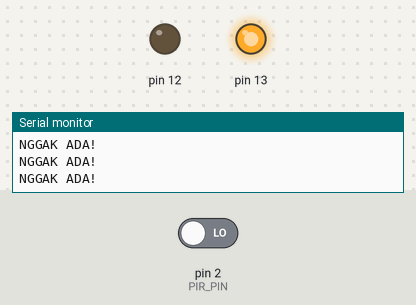
Bench run of a sketch on a simulated Arduino Uno, built with avr-gcc and run on an emulated ATmega328P. On the bench: output pins drawn as LEDs (lit = HIGH), the last lines printed to the serial monitor. Inputs (shaded band) come from the test bench; at power-on: pin 2 (PIR_PIN) LOW.

Above: at 1.3 s.
1.4 s: pin 2 (PIR_PIN) driven HIGH
At 1.7 s:
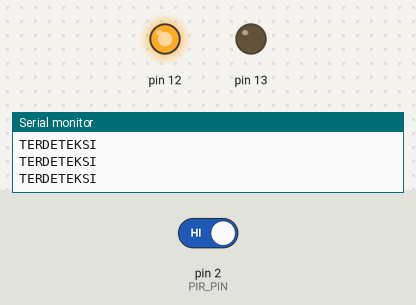
2.9 s: pin 2 (PIR_PIN) driven LOW
At 4.1 s:
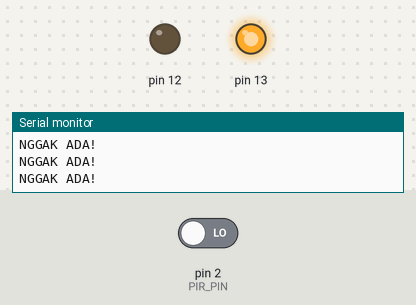
Timing chart, 0 to 5.9 s (numbered marks = the images above; inputs shaded):
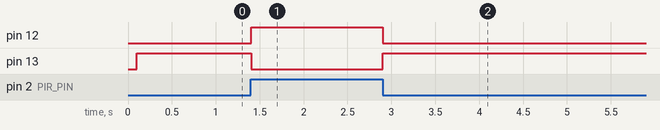

Measured:
- after the input at 1.4 s, pin 12: LOW → HIGH at once; pin 13: HIGH → LOW at once
- after the input at 2.9 s, pin 12: HIGH → LOW at once; pin 13: LOW → HIGH at once

The sketch:

MODUL2_TUGAS_KEL24_ROBOTIKA.ino
```cpp
#define PIR_PIN 2

void setup() {
  // put your setup code here, to run once:

    Serial.begin(9600);

  pinMode(PIR_PIN, INPUT); // Atur pin 2 menjadi mode input
  pinMode(12, OUTPUT);
  pinMode(13, OUTPUT);
  delay(100); // Jeda sebentar

}

void loop() {
  // put your main code here, to run repeatedly:
//  while (d)
  if(digitalRead(PIR_PIN) == HIGH){
    Serial.println("TERDETEKSI");
    digitalWrite(12, HIGH); //berlawanan jarum jam
    digitalWrite(13, LOW);
    delay(100);
  }else{
    Serial.println("NGGAK ADA!");
    digitalWrite(12, LOW); //berputar searah jarum jam
    digitalWrite(13, HIGH);
    delay(100);
  }
}
```
